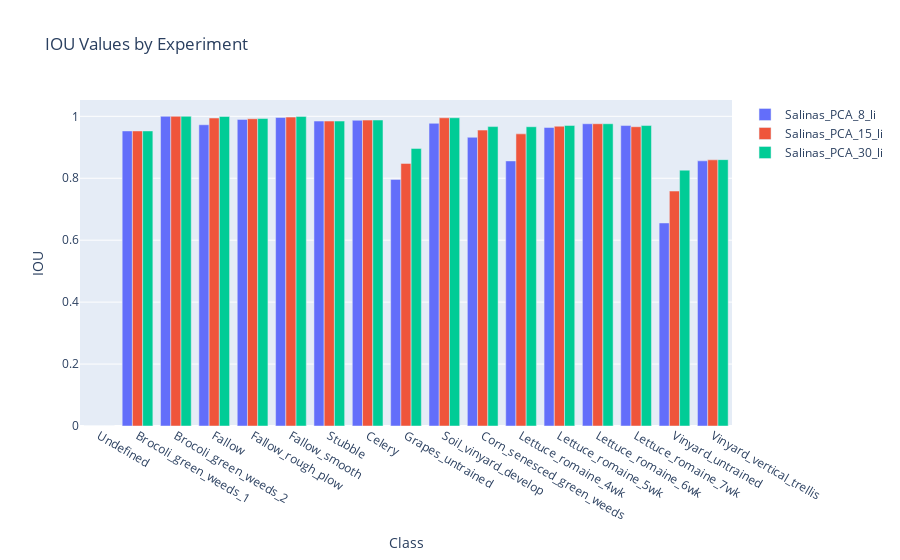

Notebook code for this chart:
### Code cell
ds = 'Salinas'
dr = 'PCA'
model = 'li'
plot_grouped_values(df_results[(df_results['Dataset'] == ds) 
                & (df_results['DR Method'] == dr)
                & (df_results['Model'] ==  model)], 
                LABELS[ds],
                metric='IOU')

### Figure 1 — Plotly figure (JSON) as saved in the notebook; plotly's stock layout.template omitted (floating-point values rounded to 4 significant figures)
{"data": [{"name": "Salinas_PCA_8_li", "type": "bar", "x": ["Undefined", "Brocoli_green_weeds_1", "Brocoli_green_weeds_2", "Fallow", "Fallow_rough_plow", "Fallow_smooth", "Stubble", "Celery", "Grapes_untrained", "Soil_vinyard_develop", "Corn_senesced_green_weeds", "Lettuce_romaine_4wk", "Lettuce_romaine_5wk", "Lettuce_romaine_6wk", "Lettuce_romaine_7wk", "Vinyard_untrained", "Vinyard_vertical_trellis"], "y": [0, 0.9527, 1, 0.9727, 0.99, 0.9963, 0.9846, 0.9872, 0.7963, 0.9773, 0.9322, 0.856, 0.964, 0.976, 0.9701, 0.6556, 0.8562]}, {"name": "Salinas_PCA_15_li", "type": "bar", "x": ["Undefined", "Brocoli_green_weeds_1", "Brocoli_green_weeds_2", "Fallow", "Fallow_rough_plow", "Fallow_smooth", "Stubble", "Celery", "Grapes_untrained", "Soil_vinyard_develop", "Corn_senesced_green_weeds", "Lettuce_romaine_4wk", "Lettuce_romaine_5wk", "Lettuce_romaine_6wk", "Lettuce_romaine_7wk", "Vinyard_untrained", "Vinyard_vertical_trellis"], "y": [0, 0.9527, 1, 0.9945, 0.9921, 0.9974, 0.9846, 0.9877, 0.8478, 0.9952, 0.9554, 0.9433, 0.9679, 0.976, 0.9664, 0.7586, 0.8594]}, {"name": "Salinas_PCA_30_li", "type": "bar", "x": ["Undefined", "Brocoli_green_weeds_1", "Brocoli_green_weeds_2", "Fallow", "Fallow_rough_plow", "Fallow_smooth", "Stubble", "Celery", "Grapes_untrained", "Soil_vinyard_develop", "Corn_senesced_green_weeds", "Lettuce_romaine_4wk", "Lettuce_romaine_5wk", "Lettuce_romaine_6wk", "Lettuce_romaine_7wk", "Vinyard_untrained", "Vinyard_vertical_trellis"], "y": [0, 0.9527, 1, 0.9995, 0.9928, 0.9996, 0.9846, 0.988, 0.8963, 0.9953, 0.9668, 0.9663, 0.9705, 0.976, 0.9701, 0.8261, 0.8601]}], "layout": {"barmode": "group", "title": {"text": "IOU Values by Experiment"}, "xaxis": {"title": {"text": "Class"}}, "yaxis": {"title": {"text": "IOU"}}}}
